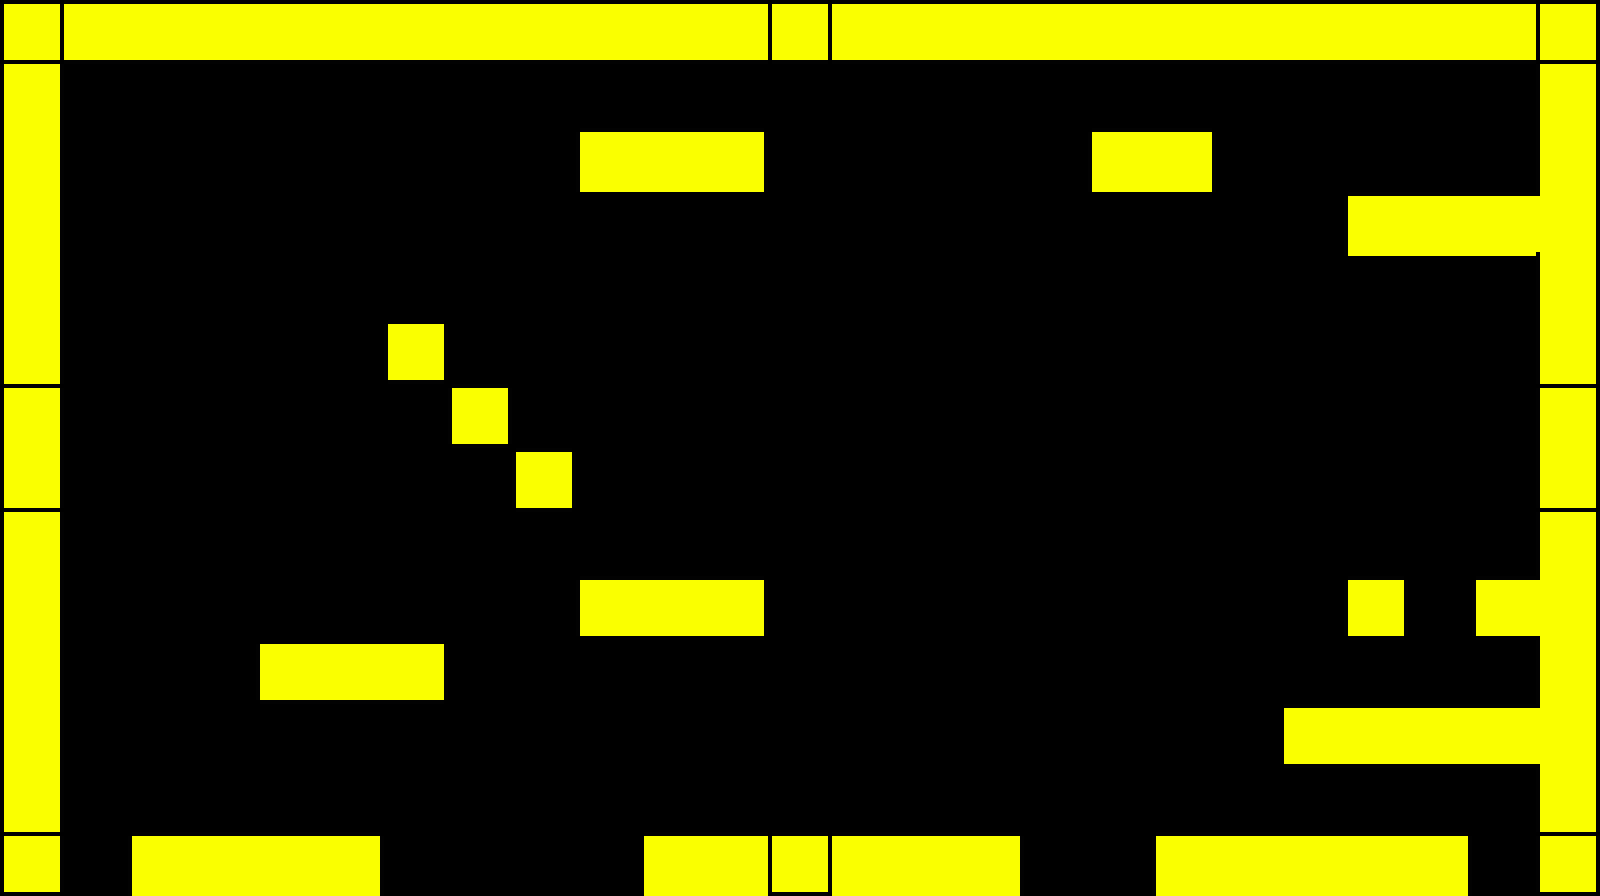

The image is a tile-based game level rendered from a .tmx file. Its description and complete source (layers, tilesets, objects, tile grids) follow:
An orthogonal 25x14 tile map with 64x64 px tiles, 1 tile layer (Calque de Tuiles 1), 2 tilesets.

<map version="1.5" tiledversion="1.7.0" orientation="orthogonal" renderorder="right-down" width="25" height="14" tilewidth="64" tileheight="64" infinite="0" nextlayerid="2" nextobjectid="1">
 <tileset firstgid="1" source="tiles/tileset_2.tsx" />
 <tileset firstgid="46" name="tilesetbut 64" tilewidth="64" tileheight="64" tilecount="50" columns="5">
  <image source="tiles/tilesetbut 64.png" width="320" height="640" />
 </tileset>
 <layer id="1" name="Calque de Tuiles 1" width="25" height="14">
  <data encoding="csv">
46,74,74,74,74,74,74,74,74,74,74,74,46,74,74,74,74,74,74,74,74,74,74,74,46,
70,0,0,0,0,0,0,0,0,0,0,0,0,0,0,0,0,0,0,0,0,0,0,0,70,
70,0,0,0,0,0,0,0,0,67,52,66,0,0,0,0,0,67,66,0,0,0,0,0,70,
70,0,0,0,0,0,0,0,0,0,0,0,0,0,0,0,0,0,0,0,0,67,52,52,86,
70,0,0,0,0,0,0,0,0,0,0,0,0,0,0,0,0,0,0,0,0,0,0,0,70,
70,0,0,0,0,0,46,0,0,0,0,0,0,0,0,0,0,0,0,0,0,0,0,0,70,
47,0,0,0,0,0,0,46,0,0,0,0,0,0,0,0,0,0,0,0,0,0,0,0,47,
49,0,0,0,0,0,0,0,46,0,0,0,0,0,0,0,0,0,0,0,0,0,0,0,49,
70,0,0,0,0,0,0,0,0,0,0,0,0,0,0,0,0,0,0,0,0,0,0,0,70,
70,0,0,0,0,0,0,0,0,48,74,50,0,0,0,0,0,0,0,0,0,46,0,48,86,
70,0,0,0,48,74,50,0,0,0,0,0,0,0,0,0,0,0,0,0,0,0,0,0,70,
70,0,0,0,0,0,0,0,0,0,0,0,0,0,0,0,0,0,0,0,48,74,74,74,86,
70,0,0,0,0,0,0,0,0,0,0,0,0,0,0,0,0,0,0,0,0,0,0,0,70,
46,0,67,52,52,66,0,0,0,0,67,52,46,52,52,66,0,0,67,52,52,52,66,0,46
</data>
 </layer>
</map>